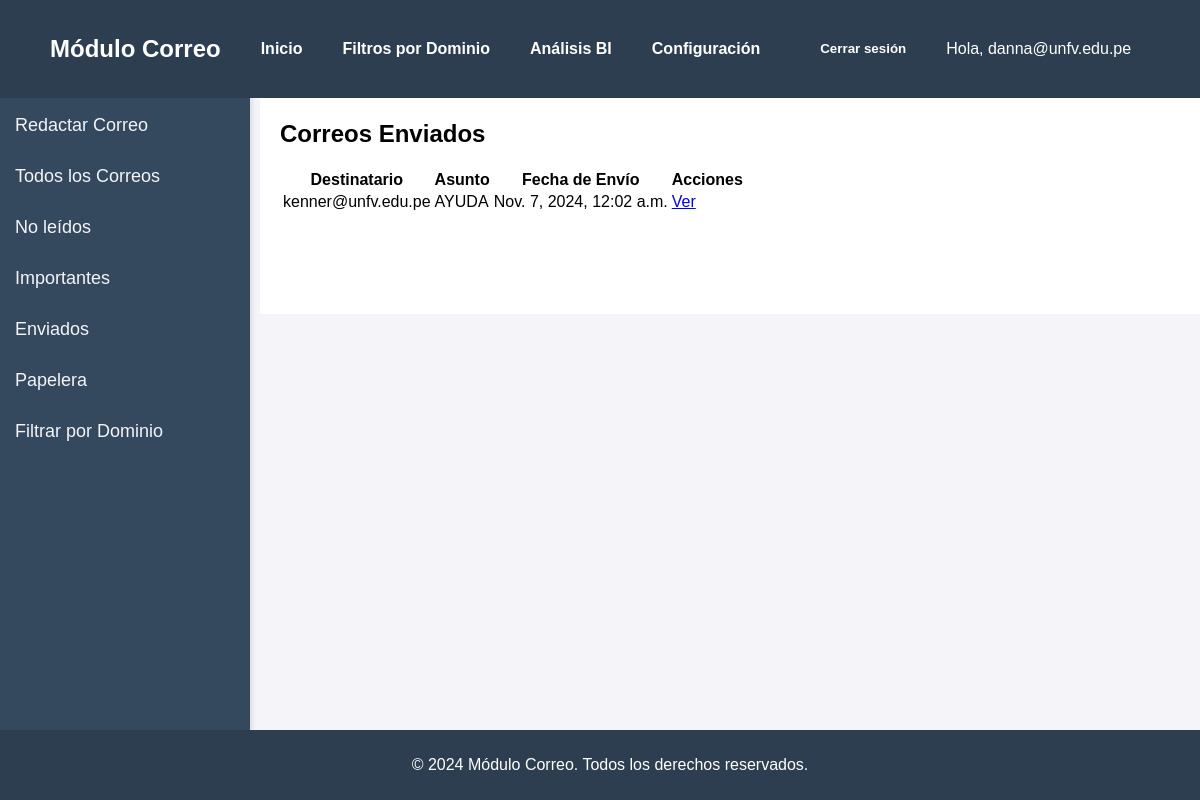
/home/correos-enviados/ (signed in), run on the app's committed database.
### emails/models.py (models this page shows, shortened)
class Correo(models.Model):
    remitente = models.ForeignKey(User, on_delete=models.CASCADE, related_name="enviados")
    destinatario = models.ForeignKey(User, on_delete=models.CASCADE, related_name="correos_recibidos")  # Mantienes la relación ManyToMany
    asunto = models.CharField(max_length=200)
    contenido = models.TextField()
    fecha_envio = models.DateTimeField(auto_now_add=True)
    eliminado_por_remitente = models.BooleanField(default=False)  # Nuevo campo
    eliminado_por_destinatario = models.BooleanField(default=False)

### emails/views.py (the view)
# urls.py: path('correos-enviados/', views.correos_enviados_view, name='correos_enviados'),
@login_required
def correos_enviados_view(request):
    correos_enviados = Correo.objects.filter(remitente=request.user)
    return render(request, 'emails/correos_enviados.html', {'correos_enviados': correos_enviados})

### Templates/emails/correos_enviados.html
{% extends 'emails/base.html' %}
{% block content %}
<h2>Correos Enviados</h2>
{% if correos_enviados %}
    <table>
        <thead>
            <tr>
                <th>Destinatario</th>
                <th>Asunto</th>
                <th>Fecha de Envío</th>
                <th>Acciones</th>
            </tr>
        </thead>
        <tbody>
            {% for correo in correos_enviados %}
                <tr>
                    <td>{{ correo.destinatario }}</td>
                    <td>{{ correo.asunto }}</td>
                    <td>{{ correo.fecha_envio }}</td>
                    <td>
                        <a href="{% url 'ver_correo' correo.id %}">Ver</a>
                    </td>
                </tr>
            {% endfor %}
        </tbody>
    </table>
{% else %}
    <p>No has enviado ningún correo.</p>
{% endif %}
{% endblock %}

### Templates/emails/base.html (shortened to what this page needs)
<!DOCTYPE html>
<html lang="es">
<head>
</head>
<body>
    <div class="navbar">
        <div class="logo">
            <h2>Módulo Correo</h2>
        </div>
        <a href="{% url 'inbox' %}">Inicio</a>
        <a href="#">Filtros por Dominio</a>
        <a href="#">Análisis BI</a>
        <a href="#">Configuración</a>
        <form action="{% url 'logout' %}" method="post" style="display: inline;">
            <button type="submit">Cerrar sesión</button>
        </form>
        <span class="user-info">Hola, {{ user.username }}</span>
    </div>
    <div class="sidebar">
        <a href="{%url 'redactar_correo'%}">Redactar Correo</a>
        <a href="{% url 'inbox' %}">Todos los Correos</a>
        <a href="#">No leídos</a>
        <a href="#">Importantes</a>
        <a href="{% url 'correos_enviados' %}">Enviados</a>
        <a href="{% url 'correos_eliminados' %}">Papelera</a>
        <a href="#">Filtrar por Dominio</a>
    </div>
    <div class="main-content">
        {% block content %}{% endblock %}
    </div>
    <footer>
        <p>&copy; 2024 Módulo Correo. Todos los derechos reservados.</p>
    </footer>
</body>
</html>

### Templates/emails/base.html (style rules this page uses)
body { font-family: Arial, sans-serif; margin: 0; padding: 0; background-color: #f4f4f9; }
.navbar { background-color: #2c3e50; color: white; padding: 15px 50px; display: flex; justify-content: flex-start; align-items: center; gap: 20px; position: fixed; top: 0; width: 100%; z-index: 1; }
.navbar .logo { margin-right: 20px; }
.navbar a, .navbar button { color: white; text-decoration: none; font-weight: bold; background: none; border: none; cursor: pointer; }
.navbar a { margin-right: 20px; }
.sidebar { width: 250px; background-color: #34495e; position: fixed; top: 80px; left: 0; height: calc(100% - 80px); padding-top: 20px; box-shadow: 2px 0 5px rgba(0, 0, 0, 0.1); }
.sidebar a { padding: 15px; text-decoration: none; font-size: 18px; color: #f4f4f9; display: block; }
.main-content { margin-left: 260px; padding: 100px 20px; background-color: white; }
button { padding: 10px 20px; background-color: #2c3e50; color: white; border: none; border-radius: 5px; cursor: pointer; }
footer { text-align: center; padding: 10px; background-color: #2c3e50; color: white; position: fixed; bottom: 0; width: 100%; }

### data on the page
Correo: destinatario "kenner@unfv.edu.pe", asunto "AYUDA", fecha_envio "Nov. 7, 2024, 12:02 a.m."

### other printed values
{{ user.username }} "danna@unfv.edu.pe"
